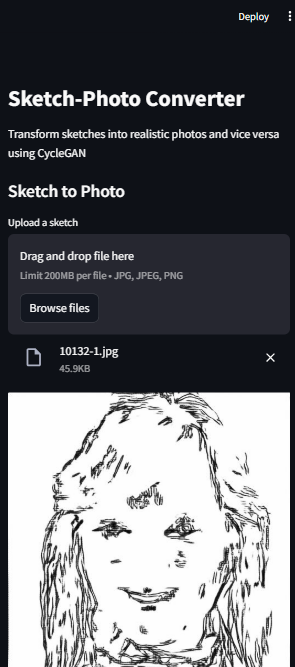

Write the Python code that produced this figure.
import streamlit as st
import torch
import torch.nn as nn
import pickle
import os
from PIL import Image
import numpy as np
from torchvision import transforms

# Define the model architecture classes needed for loading the models
class ResidualBlock(nn.Module):
    def __init__(self, in_features):
        super(ResidualBlock, self).__init__()
        
        self.block = nn.Sequential(
            nn.ReflectionPad2d(1),
            nn.Conv2d(in_features, in_features, 3),
            nn.InstanceNorm2d(in_features),
            nn.ReLU(inplace=True),
            nn.ReflectionPad2d(1),
            nn.Conv2d(in_features, in_features, 3),
            nn.InstanceNorm2d(in_features)
        )
    
    def forward(self, x):
        return x + self.block(x)

class Generator(nn.Module):
    def __init__(self, input_channels=3, output_channels=3, n_residual_blocks=9, init_features=64):
        super(Generator, self).__init__()
        
        # Initial convolution block
        model = [
            nn.ReflectionPad2d(3),
            nn.Conv2d(input_channels, init_features, 7),
            nn.InstanceNorm2d(init_features),
            nn.ReLU(inplace=True)
        ]
        
        # Downsampling
        in_features = init_features
        out_features = in_features * 2
        for _ in range(2):
            model += [
                nn.Conv2d(in_features, out_features, 3, stride=2, padding=1),
                nn.InstanceNorm2d(out_features),
                nn.ReLU(inplace=True)
            ]
            in_features = out_features
            out_features = in_features * 2
        
        # Residual blocks
        for _ in range(n_residual_blocks):
            model += [ResidualBlock(in_features)]
        
        # Upsampling
        out_features = in_features // 2
        for _ in range(2):
            model += [
                nn.ConvTranspose2d(in_features, out_features, 3, stride=2, padding=1, output_padding=1),
                nn.InstanceNorm2d(out_features),
                nn.ReLU(inplace=True)
            ]
            in_features = out_features
            out_features = in_features // 2
        
        # Output layer
        model += [
            nn.ReflectionPad2d(3),
            nn.Conv2d(init_features, output_channels, 7),
            nn.Tanh()
        ]
        
        self.model = nn.Sequential(*model)
    
    def forward(self, x):
        return self.model(x)

# Page configuration
st.set_page_config(
    page_title="Sketch-Photo Converter",
    page_icon="🖌️",
    layout="wide"
)

# App title and description
st.title("Sketch-Photo Converter")
st.write("Transform sketches into realistic photos and vice versa using CycleGAN")

# Function to load models
@st.cache_resource
def load_models():
    try:
        # Load sketch to photo model
        with open('exports/G_sketch2photo.pkl', 'rb') as f:
            sketch2photo = pickle.load(f)
        
        # Load photo to sketch model
        with open('exports/G_photo2sketch.pkl', 'rb') as f:
            photo2sketch = pickle.load(f)
            
        # Set models to evaluation mode
        sketch2photo.eval()
        photo2sketch.eval()
        
        return sketch2photo, photo2sketch
    except Exception as e:
        st.error(f"Failed to load models: {e}")
        return None, None

# Function to process image
def process_image(model, image):
    # Define image transform
    transform = transforms.Compose([
        transforms.Resize((256, 256)),
        transforms.ToTensor(),
        transforms.Normalize((0.5, 0.5, 0.5), (0.5, 0.5, 0.5))
    ])
    
    # Transform image to tensor
    input_tensor = transform(image).unsqueeze(0)
    
    # Perform inference
    with torch.no_grad():
        output_tensor = model(input_tensor)
    
    # Convert output tensor to image
    output = output_tensor.squeeze(0).cpu().permute(1, 2, 0).numpy()
    output = ((output + 1) / 2 * 255).astype(np.uint8)
    
    return Image.fromarray(output)

# Load models
sketch2photo_model, photo2sketch_model = load_models()

if sketch2photo_model is not None and photo2sketch_model is not None:
    # Create two columns for sketch-to-photo and photo-to-sketch
    col1, col2 = st.columns(2)
    
    # Sketch to Photo
    with col1:
        st.subheader("Sketch to Photo")
        sketch_file = st.file_uploader("Upload a sketch", type=["jpg", "jpeg", "png"], key="sketch_uploader")
        
        if sketch_file is not None:
            sketch_image = Image.open(sketch_file).convert('RGB')
            st.image(sketch_image, caption="Input Sketch", use_column_width=True)
            
            if st.button("Generate Photo", key="generate_photo"):
                with st.spinner("Generating photo..."):
                    photo_image = process_image(sketch2photo_model, sketch_image)
                    st.image(photo_image, caption="Generated Photo", use_column_width=True)
                    
                    # Save image temporarily for download
                    photo_image.save("generated_photo.jpg")
                    with open("generated_photo.jpg", "rb") as file:
                        btn = st.download_button(
                            label="Download Photo",
                            data=file,
                            file_name="generated_photo.jpg",
                            mime="image/jpeg"
                        )
    
    # Photo to Sketch
    with col2:
        st.subheader("Photo to Sketch")
        photo_file = st.file_uploader("Upload a photo", type=["jpg", "jpeg", "png"], key="photo_uploader")
        
        if photo_file is not None:
            photo_image = Image.open(photo_file).convert('RGB')
            st.image(photo_image, caption="Input Photo", use_column_width=True)
            
            if st.button("Generate Sketch", key="generate_sketch"):
                with st.spinner("Generating sketch..."):
                    sketch_image = process_image(photo2sketch_model, photo_image)
                    st.image(sketch_image, caption="Generated Sketch", use_column_width=True)
                    
                    # Save image temporarily for download
                    sketch_image.save("generated_sketch.jpg")
                    with open("generated_sketch.jpg", "rb") as file:
                        btn = st.download_button(
                            label="Download Sketch",
                            data=file,
                            file_name="generated_sketch.jpg",
                            mime="image/jpeg"
                        )
    
    # Add information in the footer
    st.divider()
    st.subheader("About this app")
    st.write("This app uses a CycleGAN model to convert between sketches and photos. The model was trained on a dataset of face sketches and photos.")
    
else:
    st.error("Failed to load models. Please make sure the model files exist in the 'exports' directory.")
    st.info("Expected paths: 'exports/G_sketch2photo.pkl' and 'exports/G_photo2sketch.pkl'")